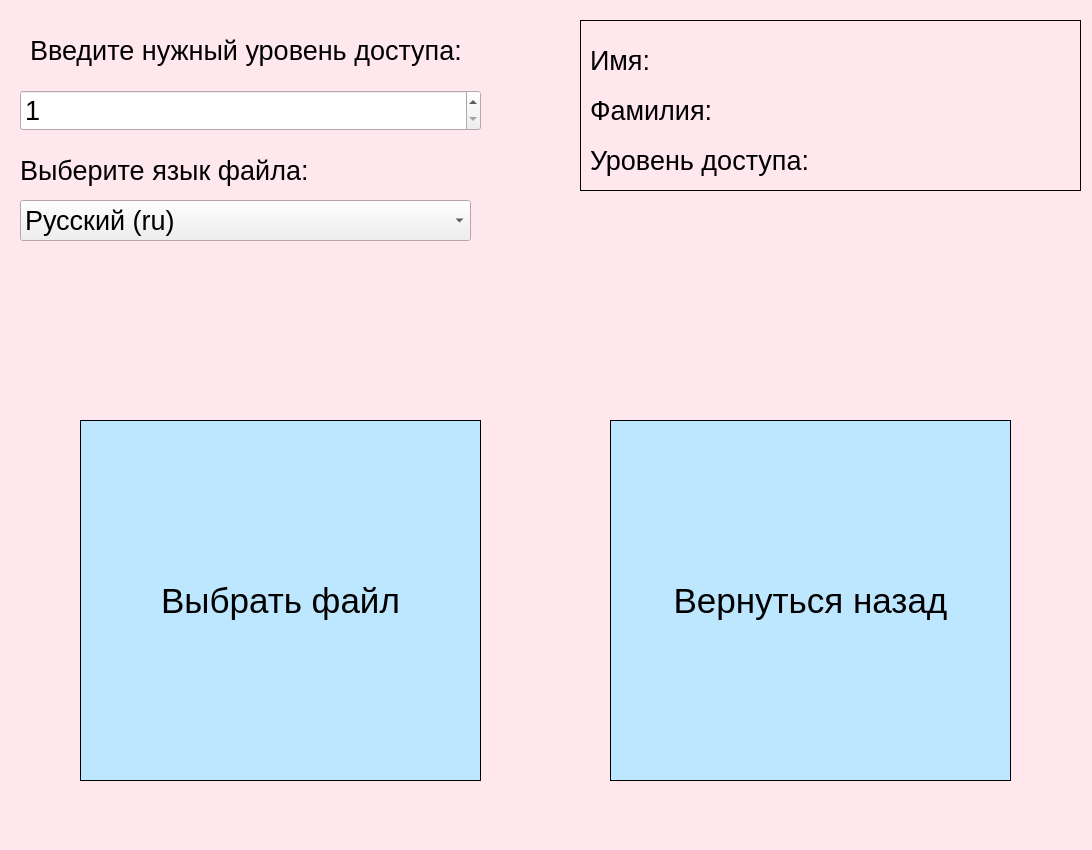
<?xml version="1.0" encoding="UTF-8"?>
<ui version="4.0">
 <class>Form</class>
 <widget class="QWidget" name="Form">
  <property name="geometry">
   <rect>
    <x>0</x>
    <y>0</y>
    <width>1092</width>
    <height>850</height>
   </rect>
  </property>
  <property name="palette">
   <palette>
    <active>
     <colorrole role="Base">
      <brush brushstyle="SolidPattern">
       <color alpha="255">
        <red>255</red>
        <green>255</green>
        <blue>255</blue>
       </color>
      </brush>
     </colorrole>
     <colorrole role="Window">
      <brush brushstyle="SolidPattern">
       <color alpha="255">
        <red>255</red>
        <green>231</green>
        <blue>238</blue>
       </color>
      </brush>
     </colorrole>
    </active>
    <inactive>
     <colorrole role="Base">
      <brush brushstyle="SolidPattern">
       <color alpha="255">
        <red>255</red>
        <green>255</green>
        <blue>255</blue>
       </color>
      </brush>
     </colorrole>
     <colorrole role="Window">
      <brush brushstyle="SolidPattern">
       <color alpha="255">
        <red>255</red>
        <green>231</green>
        <blue>238</blue>
       </color>
      </brush>
     </colorrole>
    </inactive>
    <disabled>
     <colorrole role="Base">
      <brush brushstyle="SolidPattern">
       <color alpha="255">
        <red>255</red>
        <green>231</green>
        <blue>238</blue>
       </color>
      </brush>
     </colorrole>
     <colorrole role="Window">
      <brush brushstyle="SolidPattern">
       <color alpha="255">
        <red>255</red>
        <green>231</green>
        <blue>238</blue>
       </color>
      </brush>
     </colorrole>
    </disabled>
   </palette>
  </property>
  <property name="windowTitle">
   <string>Добавление файлов</string>
  </property>
  <widget class="QPushButton" name="pushButton">
   <property name="geometry">
    <rect>
     <x>610</x>
     <y>420</y>
     <width>401</width>
     <height>361</height>
    </rect>
   </property>
   <property name="font">
    <font>
     <pointsize>26</pointsize>
    </font>
   </property>
   <property name="styleSheet">
    <string notr="true">border-style: solid;
border-width: 1px;
border-color: rgb(0, 0, 0);
background-color: rgb(189, 230, 255);</string>
   </property>
   <property name="text">
    <string>Вернуться назад</string>
   </property>
  </widget>
  <widget class="QLabel" name="label">
   <property name="geometry">
    <rect>
     <x>580</x>
     <y>20</y>
     <width>501</width>
     <height>171</height>
    </rect>
   </property>
   <property name="styleSheet">
    <string notr="true">border-style: solid;
border-width: 1px;
border-color: rgb(0, 0, 0);</string>
   </property>
   <property name="text">
    <string/>
   </property>
  </widget>
  <widget class="QLabel" name="label_2">
   <property name="geometry">
    <rect>
     <x>590</x>
     <y>40</y>
     <width>221</width>
     <height>41</height>
    </rect>
   </property>
   <property name="font">
    <font>
     <pointsize>20</pointsize>
    </font>
   </property>
   <property name="text">
    <string>Имя:</string>
   </property>
  </widget>
  <widget class="QLabel" name="label_3">
   <property name="geometry">
    <rect>
     <x>590</x>
     <y>90</y>
     <width>221</width>
     <height>41</height>
    </rect>
   </property>
   <property name="font">
    <font>
     <pointsize>20</pointsize>
    </font>
   </property>
   <property name="text">
    <string>Фамилия:</string>
   </property>
  </widget>
  <widget class="QLabel" name="label_4">
   <property name="geometry">
    <rect>
     <x>590</x>
     <y>140</y>
     <width>221</width>
     <height>41</height>
    </rect>
   </property>
   <property name="font">
    <font>
     <pointsize>20</pointsize>
    </font>
   </property>
   <property name="text">
    <string>Уровень доступа:</string>
   </property>
  </widget>
  <widget class="QLabel" name="label_name">
   <property name="geometry">
    <rect>
     <x>820</x>
     <y>40</y>
     <width>221</width>
     <height>41</height>
    </rect>
   </property>
   <property name="font">
    <font>
     <pointsize>20</pointsize>
    </font>
   </property>
   <property name="text">
    <string/>
   </property>
  </widget>
  <widget class="QLabel" name="label_surname">
   <property name="geometry">
    <rect>
     <x>820</x>
     <y>90</y>
     <width>221</width>
     <height>41</height>
    </rect>
   </property>
   <property name="font">
    <font>
     <pointsize>20</pointsize>
    </font>
   </property>
   <property name="text">
    <string/>
   </property>
  </widget>
  <widget class="QLabel" name="label_access_level">
   <property name="geometry">
    <rect>
     <x>820</x>
     <y>140</y>
     <width>221</width>
     <height>41</height>
    </rect>
   </property>
   <property name="font">
    <font>
     <pointsize>20</pointsize>
    </font>
   </property>
   <property name="text">
    <string/>
   </property>
  </widget>
  <widget class="QLabel" name="label_5">
   <property name="geometry">
    <rect>
     <x>30</x>
     <y>30</y>
     <width>441</width>
     <height>41</height>
    </rect>
   </property>
   <property name="font">
    <font>
     <pointsize>20</pointsize>
    </font>
   </property>
   <property name="text">
    <string>Введите нужный уровень доступа:</string>
   </property>
  </widget>
  <widget class="QSpinBox" name="spinBox">
   <property name="geometry">
    <rect>
     <x>20</x>
     <y>90</y>
     <width>461</width>
     <height>41</height>
    </rect>
   </property>
   <property name="font">
    <font>
     <pointsize>20</pointsize>
    </font>
   </property>
   <property name="minimum">
    <number>1</number>
   </property>
   <property name="maximum">
    <number>5</number>
   </property>
  </widget>
  <widget class="QComboBox" name="comboBox">
   <property name="geometry">
    <rect>
     <x>20</x>
     <y>200</y>
     <width>451</width>
     <height>41</height>
    </rect>
   </property>
   <property name="font">
    <font>
     <pointsize>20</pointsize>
    </font>
   </property>
   <item>
    <property name="text">
     <string>Русский (ru)</string>
    </property>
   </item>
   <item>
    <property name="text">
     <string>Английский (en)</string>
    </property>
   </item>
   <item>
    <property name="text">
     <string>Французский (fr)</string>
    </property>
   </item>
   <item>
    <property name="text">
     <string>Итальянский (it)</string>
    </property>
   </item>
   <item>
    <property name="text">
     <string>Корейский (ko)</string>
    </property>
   </item>
   <item>
    <property name="text">
     <string>Немецкий (de)</string>
    </property>
   </item>
   <item>
    <property name="text">
     <string>Японский (ja)</string>
    </property>
   </item>
   <item>
    <property name="text">
     <string>Малаяламский (ml)</string>
    </property>
   </item>
  </widget>
  <widget class="QLabel" name="label_6">
   <property name="geometry">
    <rect>
     <x>20</x>
     <y>150</y>
     <width>441</width>
     <height>41</height>
    </rect>
   </property>
   <property name="font">
    <font>
     <pointsize>20</pointsize>
    </font>
   </property>
   <property name="text">
    <string>Выберите язык файла:</string>
   </property>
  </widget>
  <widget class="QPushButton" name="pushButton_2">
   <property name="geometry">
    <rect>
     <x>80</x>
     <y>420</y>
     <width>401</width>
     <height>361</height>
    </rect>
   </property>
   <property name="font">
    <font>
     <pointsize>26</pointsize>
    </font>
   </property>
   <property name="styleSheet">
    <string notr="true">border-style: solid;
border-width: 1px;
border-color: rgb(0, 0, 0);
background-color: rgb(189, 230, 255);</string>
   </property>
   <property name="text">
    <string>Выбрать файл</string>
   </property>
  </widget>
  <widget class="QLabel" name="label_error">
   <property name="geometry">
    <rect>
     <x>40</x>
     <y>330</y>
     <width>1001</width>
     <height>61</height>
    </rect>
   </property>
   <property name="font">
    <font>
     <pointsize>25</pointsize>
    </font>
   </property>
   <property name="styleSheet">
    <string notr="true">color: rgb(255, 0, 0);</string>
   </property>
   <property name="text">
    <string/>
   </property>
  </widget>
 </widget>
 <resources/>
 <connections/>
</ui>
